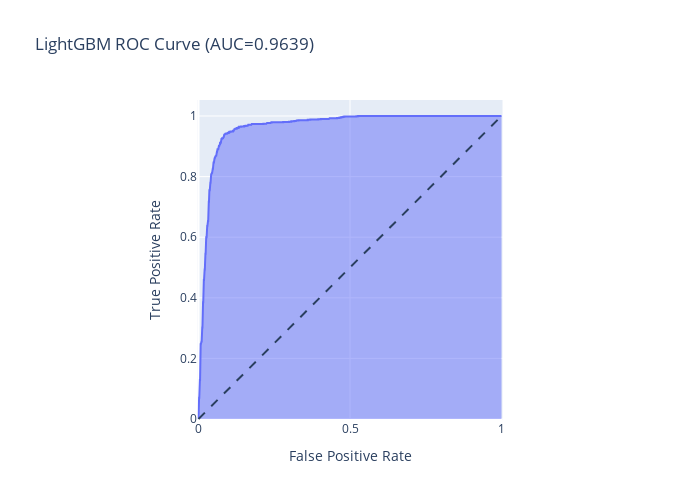

Here is the notebook cell this chart was saved with:
### Code cell
# Calculate the (1) false positive rate, (2) true positive rate, and (3) thresholds
y_pred_proba = list(y_pred_proba_lgb) # converting to list
fpr, tpr, thresholds = roc_curve(y_test_lgb, y_pred_proba_lgb)

# Plotting the chart
fig = px.area(
    x=fpr, y=tpr,
    title=f'LightGBM ROC Curve (AUC={auc(fpr, tpr):.4f})',
    labels=dict(x='False Positive Rate', y='True Positive Rate'),
    width=700, height=500
)

# This part is just for formatting & adding the dash-line 
fig.add_shape(
    type='line', line=dict(dash='dash'),
    x0=0, x1=1, y0=0, y1=1
)
fig.update_yaxes(scaleanchor="x", scaleratio=1)
fig.update_xaxes(constrain='domain')


fig.show()

### Figure 1 — Plotly figure (JSON) as saved in the notebook; plotly's stock layout.template omitted (floating-point values rounded to 4 significant figures; data arrays with more than 128 entries replaced by an {"elided": "..."} marker saying what was removed)
{"data": [{"fillpattern": {"shape": ""}, "hovertemplate": "False Positive Rate=%{x}<br>True Positive Rate=%{y}<extra></extra>", "legendgroup": "", "line": {"color": "#636efa"}, "marker": {"symbol": "circle"}, "mode": "lines", "name": "", "orientation": "v", "showlegend": false, "stackgroup": "1", "type": "scatter", "x": {"elided": "789 float values"}, "xaxis": "x", "y": {"elided": "789 float values"}, "yaxis": "y"}], "layout": {"height": 500, "legend": {"tracegroupgap": 0}, "shapes": [{"line": {"dash": "dash"}, "type": "line", "x0": 0, "x1": 1, "y0": 0, "y1": 1}], "title": {"text": "LightGBM ROC Curve (AUC=0.9639)"}, "width": 700, "xaxis": {"anchor": "y", "constrain": "domain", "domain": [0, 1], "title": {"text": "False Positive Rate"}}, "yaxis": {"anchor": "x", "domain": [0, 1], "scaleanchor": "x", "scaleratio": 1, "title": {"text": "True Positive Rate"}}}}
